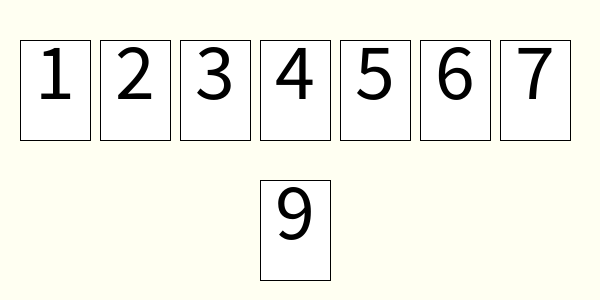
Frame 1 (no input)
Frame 60 (the mouse pressed at the canvas centre just before this capture): identical to frame 1, image omitted
Frame 120 (the mouse held since frame 60 and released just before this capture): identical to frame 1, image omitted

The Processing sketch that drew this single still picture (run headless with seeded random() and noise(); from frame 60 on, the mouse is pressed at the canvas centre):

// Processing sketch: week12_1_2_card_pool_show_pool
// ── week12_1_2_card_pool_show_pool.pde
//任務: 卡牌遊戲,換牌 (4步驟)
//Step01: 原來的牌7張, pool 可放1張牌
//Step02: pool可以秀出來
//Step03: 發1張到pool
int pool=9;//沒有牌
int [] myCard={1,2,3,4,5,6,7};
void setup(){
  size(600,300);
  textSize(80);
  textAlign(CENTER,CENTER);
}
void draw(){
  background(#FFFFF2);
  for(int i=0; i<7; i++){
    fill(255); rect( 20+i*80, 40, 70, 100);
    fill(0); text( myCard[i], 20+i*80+35, 70);
  }
  if(pool != -1){
    fill(255); rect( 20+3*80, 180, 70, 100);
    fill(0); text( pool, 20+3*80+35, 210);
  }
}
